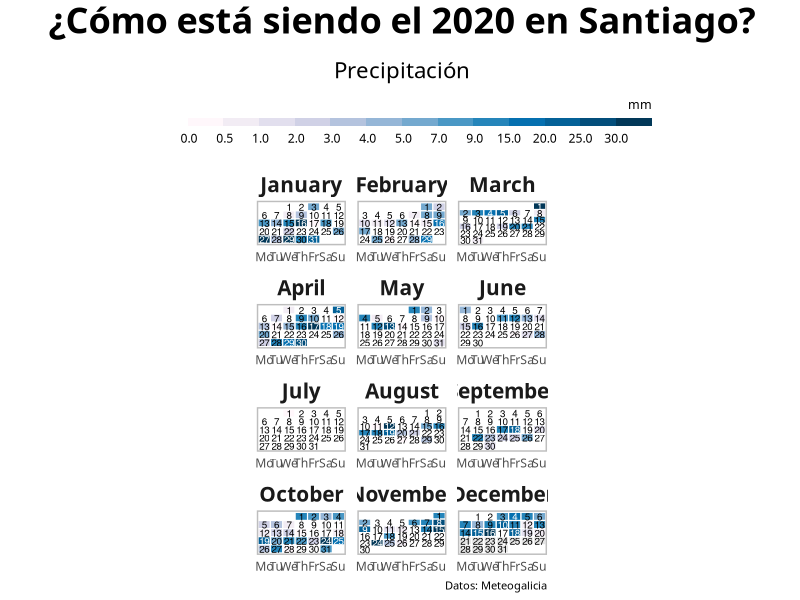
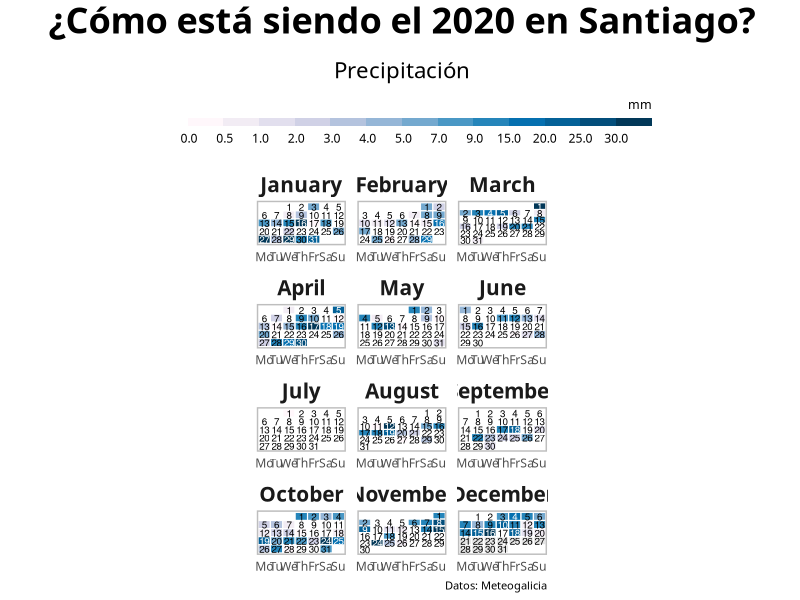

The R source for these figures, in order:
## ---- chunk 1
library(knitr)

tb <- data.frame(paquete=c("tidyverse", "lubridate",
                           "ragg"),
                 descripcion=c("Conjunto de paquetes (visualización y manipulación de datos): ggplot2, dplyr, purrr,etc.",
                               "Fácil manipulación de fechas y tiempos",
                               "Salidas gráficas para R basados en la librería AGG"

                                ))

kable(tb,booktabs = TRUE,col.names=c("Paquete","Descripción"))

## ---- chunk 2
# instalamos los paquetes si hace falta
if(!require("tidyverse")) install.packages("tidyverse")
if(!require("ragg")) install.packages("ragg")
if(!require("lubridate")) install.packages("lubridate")

# paquetes
library(tidyverse)
library(lubridate)
library(ragg)
## ---- chunk 3
# importamos los datos
dat_pr <- read_csv("precipitation_santiago.csv")
dat_pr
## ---- chunk 4

dat_pr <- dat_pr %>% 
          complete(date = seq(ymd("2020-01-01"), 
                              ymd("2020-12-31"), 
                              "day")) %>%
          mutate(weekday = wday(date, label = T, week_start = 1), 
                 month = month(date, label = T, abbr = F),
                 week = isoweek(date),
                 day = day(date))
## ---- chunk 5
  
dat_pr <- mutate(dat_pr, 
                 weekday = factor(weekday, 
                                  levels(weekday),
                                  str_sub(levels(weekday), 1, 2)),
                 week = case_when(month == "diciembre" & week == 1 ~ 53,
                                  month == "enero" & week %in% 52:53 ~ 0,
                                  TRUE ~ week),
                 pcat = cut(pr, c(-1, 0, .5, 1:5, 7, 9, 15, 20, 25, 30, 300)),
                 text_col = ifelse(pcat %in% c("(15,20]", "(20,25]", "(25,30]", "(30,300]"), 
                                   "white", "black")) 
      
dat_pr  
## ---- chunk 6
# rampa de color
pubu <- RColorBrewer::brewer.pal(9, "PuBu")
col_p <- colorRampPalette(pubu)

## ---- chunk 7
theme_calendar <- function(){

 theme(aspect.ratio = 1/2,
       
       axis.title = element_blank(),
       axis.ticks = element_blank(),
       axis.text.y = element_blank(),
       axis.text = element_text(family = "Montserrat"),
       
       panel.grid = element_blank(),
       panel.background = element_blank(),
       
       strip.background = element_blank(),
       strip.text = element_text(family = "Montserrat", face = "bold", size = 15),
       
       legend.position = "top",
       legend.text = element_text(family = "Montserrat", hjust = .5),
       legend.title = element_text(family = "Montserrat", size = 9, hjust = 1),
       
       plot.caption =  element_text(family = "Montserrat", hjust = 1, size = 8),
       panel.border = element_rect(colour = "grey", fill=NA, size=1),
       plot.title = element_text(family = "Montserrat", hjust = .5, size = 26, 
                                 face = "bold", 
                                 margin = margin(0,0,0.5,0, unit = "cm")),
       plot.subtitle = element_text(family = "Montserrat", hjust = .5, size = 16)
  )
}
## ---- chunk 8

    ggplot(dat_pr, 
           aes(weekday, -week, fill = pcat)) +
      geom_tile(colour = "white", size = .4)  + 
      geom_text(aes(label = day, colour = text_col), size = 2.5) +
      guides(fill = guide_colorsteps(barwidth = 25, 
                                     barheight = .4,
                                    title.position = "top")) +
       scale_fill_manual(values = c("white", col_p(13)),
                         na.value = "grey90", drop = FALSE) +
       scale_colour_manual(values = c("black", "white"), guide = FALSE) + 
       facet_wrap(~ month, nrow = 4, ncol = 3, scales = "free") +
       labs(title = "¿Cómo está siendo el 2020 en Santiago?", 
             subtitle = "Precipitación",
             caption = "Datos: Meteogalicia",
             fill = "mm") +
       theme_calendar()

## ---- chunk 9
ggsave("pr_calendar.png", height = 10, width = 8, device = agg_png())
